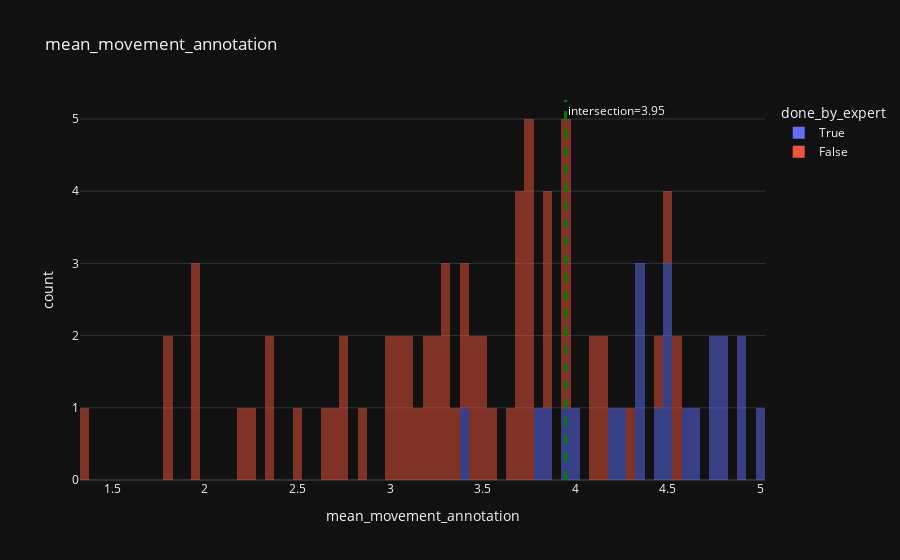

The cell this chart's notebook holds for it:
### Code cell
if ADD_ADVANCED_STUDENTS_TO_EXPERT:
    movement_evaluation_col = "mean_movement_annotation"


    fig = px.histogram(dfst, x=movement_evaluation_col, title="mean_movement_annotation",
                       color="done_by_expert", opacity=0.5, nbins=100)
    # draw vline
    fig.add_vline(x=expert_threshold, line_width=3, line_dash="dash", line_color="green", annotation_text=f"intersection={expert_threshold:.2f}", annotation_position="top right")

    fig.show()


def add_group_column(dfst, movement_evaluation_col, expert_threshold):
    dfst["Group"] = "expert"
    if ADD_ADVANCED_STUDENTS_TO_EXPERT:
        dfst["Group"][dfst[movement_evaluation_col] < expert_threshold] = "student"
    else:
        dfst["Group"][dfst["done_by_expert"]==False] = "student"


    return dfst

dfst = add_group_column(dfst, movement_evaluation_col, expert_threshold)

### Figure 1 — Plotly figure (JSON) as saved in the notebook; plotly's stock layout.template omitted (floating-point values rounded to 4 significant figures)
{"data": [{"alignmentgroup": "True", "bingroup": "x", "hovertemplate": "done_by_expert=True<br>mean_movement_annotation=%{x}<br>count=%{y}<extra></extra>", "legendgroup": "True", "marker": {"color": "#636efa", "opacity": 0.5, "pattern": {"shape": ""}}, "name": "True", "nbinsx": 100, "offsetgroup": "True", "orientation": "v", "showlegend": true, "x": [4.511, 4.756, 3.789, 4.578, 3.956, 4.889, 4.511, 4.889, 4.333, 4.644, 4.222, 4.333, 4.333, 4.022, 3.844, 4.444, 4.8, 4.822, 4.267, 5.0, 4.511, 4.756, 3.4], "xaxis": "x", "yaxis": "y", "type": "histogram"}, {"alignmentgroup": "True", "bingroup": "x", "hovertemplate": "done_by_expert=False<br>mean_movement_annotation=%{x}<br>count=%{y}<extra></extra>", "legendgroup": "False", "marker": {"color": "#EF553B", "opacity": 0.5, "pattern": {"shape": ""}}, "name": "False", "nbinsx": 100, "offsetgroup": "False", "orientation": "v", "showlegend": true, "x": [3.956, 3.844, 3.844, 3.044, 3.733, 3.3, 2.667, 3.067, 3.417, 3.683, 2.35, 3.933, 1.967, 3.95, 3.683, 2.767, 3.75, 2.85, 1.95, 3.433, 3.55, 3.117, 3.133, 3.083, 3.3, 2.983, 3.356, 3.667, 3.683, 2.183, 3.517, 3.267, 3.511, 3.467, 1.356, 1.783, 3.733, 2.683, 2.517, 3.183, 1.95, 1.8, 4.533, 4.483, 3.267, 3.322, 3.95, 4.15, 2.267, 2.367, 4.083, 3.833, 2.978, 4.133, 2.75, 3.417, 4.433, 4.533, 4.3, 3.2, 3.683, 3.767, 4.117, 3.733], "xaxis": "x", "yaxis": "y", "type": "histogram"}], "layout": {"xaxis": {"anchor": "y", "domain": [0.0, 1.0], "title": {"text": "mean_movement_annotation"}}, "yaxis": {"anchor": "x", "domain": [0.0, 1.0], "title": {"text": "count"}}, "legend": {"title": {"text": "done_by_expert"}, "tracegroupgap": 0}, "title": {"text": "mean_movement_annotation"}, "barmode": "relative", "shapes": [{"line": {"color": "green", "dash": "dash", "width": 3}, "type": "line", "x0": 3.948, "x1": 3.948, "xref": "x", "y0": 0, "y1": 1, "yref": "y domain"}], "annotations": [{"showarrow": false, "text": "intersection=3.95", "x": 3.948, "xanchor": "left", "xref": "x", "y": 1, "yanchor": "top", "yref": "y domain"}]}}
